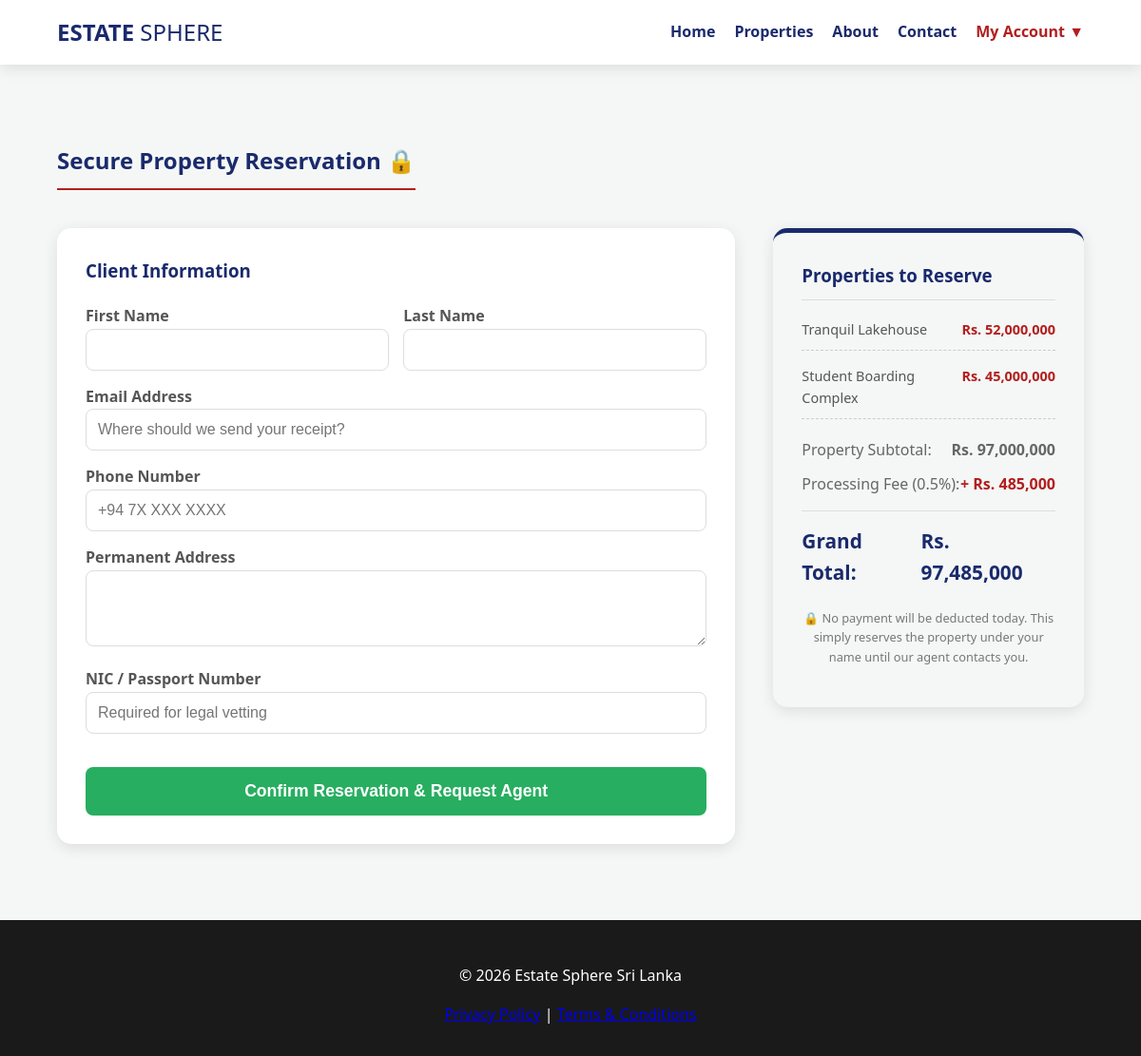
Screenshot of /checkout.php (signed in) with the database file from the repository.
### tables this page shows
CREATE TABLE `properties` (
  `prop_id` int(11) NOT NULL,
  `title` varchar(255) NOT NULL,
  `location` varchar(100) DEFAULT NULL,
  `description` text DEFAULT NULL,
  `image_path` varchar(255) DEFAULT NULL,
  `is_verified` tinyint(1) DEFAULT 1,
  `price` decimal(15,2) NOT NULL,
  `bedrooms` int(11) NOT NULL,
  `bathrooms` int(11) NOT NULL,
  `area_sqft` int(11) NOT NULL,
  `image_name` varchar(255) DEFAULT NULL,
  `map_link` text DEFAULT NULL,
  `category` enum('Residential','Commercial','Industrial','Land') DEFAULT 'Residential',
  `status` enum('available','sold') DEFAULT 'available',
  `created_at` timestamp NOT NULL DEFAULT current_timestamp(),
  `verification_doc` varchar(255) DEFAULT ''
);

### checkout.php (the view, shortened to what this page needs)
<?php
include('header.php');
$user_id = $_SESSION['user_id'];
?>
<div class="container" style="margin-top: 50px; margin-bottom: 80px; min-height: 50vh;">
    <h2 style="color: var(--navy); border-bottom: 2px solid var(--crimson); padding-bottom: 10px; display: inline-block;">Secure Property Reservation 🔒</h2>
    <div style="display: flex; gap: 40px; flex-wrap: wrap; margin-top: 20px;">
        <div style="flex: 2; min-width: 300px; background: white; padding: 30px; border-radius: 15px; box-shadow: var(--shadow);">
            <h3 style="color: var(--navy); margin-top: 0; margin-bottom: 20px;">Client Information</h3>
            <form method="POST" action="checkout.php">
                <div style="display: flex; gap: 15px;">
                    <div style="flex: 1;">
                        <label style="font-weight: bold; color: #555;">First Name</label>
                        <input type="text" name="fname" class="form-control" required>
                    </div>
                    <div style="flex: 1;">
                        <label style="font-weight: bold; color: #555;">Last Name</label>
                        <input type="text" name="lname" class="form-control" required>
                    </div>
                </div>
                <label style="font-weight: bold; color: #555;">Email Address</label>
                <input type="email" name="email" class="form-control" placeholder="Where should we send your receipt?" required>
                <label style="font-weight: bold; color: #555;">Phone Number</label>
                <input type="text" name="phone" class="form-control" placeholder="+94 7X XXX XXXX" required>
                <label style="font-weight: bold; color: #555;">Permanent Address</label>
                <textarea name="address" class="form-control" rows="3" required></textarea>
                <label style="font-weight: bold; color: #555;">NIC / Passport Number</label>
                <input type="text" name="nic" class="form-control" placeholder="Required for legal vetting" required>
                <button type="submit" name="place_order" class="btn-main" style="width: 100%; padding: 15px; font-size: 1.1rem; margin-top: 20px; background: #27ae60;">
                    Confirm Reservation & Request Agent
                </button>
            </form>
        </div>
        <div style="flex: 1; min-width: 300px;">
            <div style="background: var(--light); padding: 30px; border-radius: 15px; box-shadow: var(--shadow); position: sticky; top: 100px; border-top: 5px solid var(--navy);">
                <h3 style="color: var(--navy); margin-top: 0; border-bottom: 1px solid #ddd; padding-bottom: 10px;">Properties to Reserve</h3>
                <?php
                $cart_query = "SELECT p.* FROM properties p JOIN cart c ON p.prop_id = c.prop_id WHERE c.user_id = '$user_id'";
                $res = mysqli_query($conn, $cart_query);
                $subtotal_value = 0;
                $current_currency = $_SESSION['currency'] ?? 'LKR';
                $exchange_rate = 0.0033;
                while($item = mysqli_fetch_assoc($res)) {
                    $subtotal_value += $item['price'];
                    if ($current_currency === 'USD') {
                        $item_price_display = "$ " . number_format($item['price'] * $exchange_rate, 2);
                    } else {
                        $item_price_display = "Rs. " . number_format($item['price']);
                    }
                    ?>
                    <div style="display: flex; justify-content: space-between; margin-bottom: 15px; border-bottom: 1px dashed #ccc; padding-bottom: 10px;">
                        <span style="color: #555; font-size: 0.9rem; max-width: 60%;"><?php echo htmlspecialchars($item['title']); ?></span>
                        <span style="color: var(--crimson); font-weight: bold; font-size: 0.9rem;"><?php echo $item_price_display; ?></span>
                    </div>
                    <?php
                }
                $fee_rate = 0.005;
                $service_fee = $subtotal_value * $fee_rate;
                $grand_total = $subtotal_value + $service_fee;
                if ($current_currency === 'USD') {
                    $subtotal_display = "$ " . number_format($subtotal_value * $exchange_rate, 2);
                    $fee_display = "$ " . number_format($service_fee * $exchange_rate, 2);
                    $grand_total_display = "$ " . number_format($grand_total * $exchange_rate, 2);
                } else {
                    $subtotal_display = "Rs. " . number_format($subtotal_value);
                    $fee_display = "Rs. " . number_format($service_fee);
                    $grand_total_display = "Rs. " . number_format($grand_total);
                }
                ?>
                <div style="margin-top: 20px;">
                    <div style="display: flex; justify-content: space-between; margin-bottom: 10px; color: #666;">
                        <span>Property Subtotal:</span>
                        <strong><?php echo $subtotal_display; ?></strong>
                    </div>
                    <div style="display: flex; justify-content: space-between; margin-bottom: 15px; color: #666; border-bottom: 1px solid #ddd; padding-bottom: 15px;">
                        <span>Processing Fee (0.5%):</span>
                        <strong style="color: var(--crimson);">+ <?php echo $fee_display; ?></strong>
                    </div>
                    <div style="display: flex; justify-content: space-between; font-size: 1.3rem;">
                        <strong style="color: var(--navy);">Grand Total:</strong>
                        <strong style="color: var(--navy);"><?php echo $grand_total_display; ?></strong>
                    </div>
                </div>
                <p style="font-size: 0.8rem; color: #777; margin-top: 20px; text-align: center;">
                    🔒 No payment will be deducted today. This simply reserves the property under your name until our agent contacts you.
                </p>
            </div>
        </div>
    </div>
</div>
<?php include('footer.php'); ?>

### style.css (style rules this page uses)
:root { --bg-color: #f4f7f6; --card-bg: #ffffff; --text-main: #333333; --navy: #1a2a6c; --crimson: #b21f1f; --success: #2ecc71; --light: #f4f7f6; --white: #ffffff; --shadow: 0 4px 15px rgba(0, 0, 0, 0.1); --border-color: #dddddd; }
body { font-family: 'Segoe UI', Tahoma, sans-serif; background-color: var(--bg-color); margin: 0; padding-top: 80px; color: var(--text-main); line-height: 1.6; transition: background 0.3s ease, color 0.3s ease; }
.container { width: 90%; max-width: 1200px; margin: auto; }
.form-control { width: 100%; padding: 12px; margin-bottom: 15px; border: 1px solid var(--border-color); background-color: var(--card-bg); color: var(--text-main); border-radius: 8px; box-sizing: border-box; transition: 0.3s; font-size: 1rem; }
.btn-main { background: var(--navy); color: white; border: none; padding: 12px 25px; border-radius: 8px; cursor: pointer; font-weight: bold; width: 100%; transition: 0.3s; text-align: center; }

### rows the page displays
properties: title "Tranquil Lakehouse", price "Rs. 52,000,000"
properties: title "Student Boarding Complex", price "Rs. 45,000,000"

### other values shown
$subtotal_display "Rs. 97,000,000"
$fee_display "Rs. 485,000"
$grand_total_display "Rs. 97,485,000"
